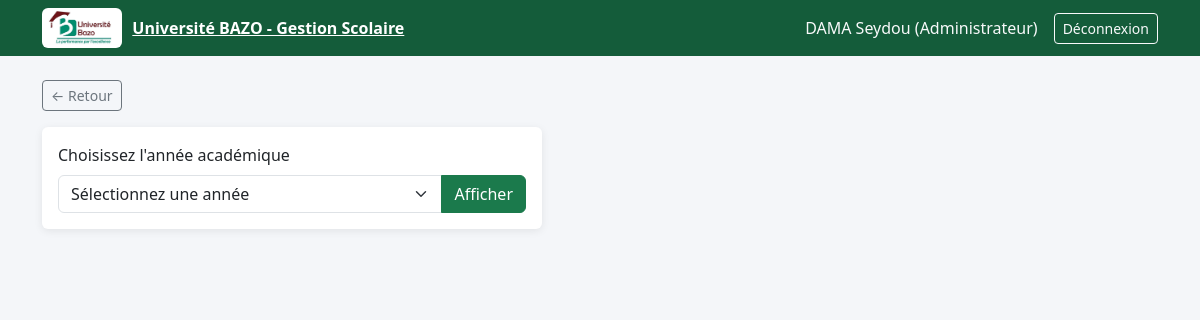
/cours/releve/2/ (signed in), run on the app's committed database.
### utilisateurs/models.py (models this page shows, shortened)
class Utilisateur(AbstractUser):
    ROLE_CHOICES = (
        ('etudiant', 'Étudiant'),
        ('enseignant', 'Enseignant'),
        ('admin', 'Administrateur'),
        ('caissier', 'Caissier'),
    )
    role = models.CharField(max_length=20, choices=ROLE_CHOICES)
    telephone = models.CharField(max_length=20, blank=True, null=True)

### cours/views.py (the view, shortened to what this page needs)
# urls.py: path('releve/<int:etudiant_id>/', views.releve_notes_view, name='releve_notes'),
@login_required
def releve_notes_view(request, etudiant_id):
    if request.user.role != 'admin':
        return redirect('redirection_dashboard')
    etudiant = get_object_or_404(Etudiant, id=etudiant_id)
    annee_ids = Note.objects.filter(etudiant=etudiant).values_list(
        'cours__semestre__annee_academique_id', flat=True
    ).distinct()
    annees_disponibles = AnneeAcademique.objects.filter(id__in=annee_ids)
    annee_id = request.GET.get('annee')
    annee_selectionnee = None
    lignes_releve = []
    moyenne_generale = None
    total_credits = 0
    inscription = Inscription.objects.filter(
        etudiant=etudiant,
        annee_academique=annee_selectionnee
    ).first() if annee_selectionnee else None
    return render(request, 'cours/releve_notes.html', {
        'etudiant': etudiant,
        'annees_disponibles': annees_disponibles,
        'annee_selectionnee': annee_selectionnee,
        'lignes_releve': lignes_releve,
        'moyenne_generale': moyenne_generale,
        'mention': calculer_mention(moyenne_generale),
        'total_credits': total_credits,
        'inscription': inscription,
    })

### cours/views.py (called while the page is built, shortened)
def calculer_mention(moyenne):
    if moyenne is None:
        return "-"

### templates/cours/releve_notes.html (shortened to what this page needs)
{% extends 'base.html' %}
{% block content %}
<div class="d-flex justify-content-between mb-3 no-print">
    <a href="{% url 'liste_etudiants_releve' %}" class="btn btn-outline-secondary btn-sm">&larr; Retour</a>
</div>
<div class="card p-3 mb-3 no-print" style="max-width: 500px;">
    <form method="get">
        <label class="form-label">Choisissez l'année académique</label>
        <div class="input-group">
            <select name="annee" class="form-select" required>
                <option value="" selected disabled>Sélectionnez une année</option>
            </select>
            <button type="submit" class="btn btn-primary">Afficher</button>
        </div>
    </form>
</div>
{% endblock %}

### templates/base.html (shortened to what this page needs)
{% load static %}
<!DOCTYPE html>
<html lang="fr">
<head>
    <link href="https://cdn.jsdelivr.net/npm/bootstrap@5.3.0/dist/css/bootstrap.min.css" rel="stylesheet">
</head>
<body>
    {% if user.is_authenticated %}
    <nav class="navbar navbar-expand-lg navbar-dark navbar-bazo">
        <div class="container">
            <a class="navbar-brand-bazo" href="{% url 'redirection_dashboard' %}">
                <img src="{% static 'images/logo_bazo.jpeg' %}" alt="Logo Université BAZO">
                <span>Université BAZO - Gestion Scolaire</span>
            </a>
            <div class="d-flex align-items-center">
                <span class="text-light me-3">
                    {{ user.first_name }} {{ user.last_name }} ({{ user.get_role_display }})
                </span>
                <a href="{% url 'logout' %}" class="btn btn-outline-light btn-sm">Déconnexion</a>
            </div>
        </div>
    </nav>
    {% endif %}
    <div class="container mt-4">
        {% block content %}
        {% endblock %}
    </div>
</body>
</html>

### templates/base.html (style rules this page uses)
:root { --bazo-green: #1B7A4C; --bazo-green-dark: #145c3a; --bazo-red: #7A1F2B; }
body { background-color: #f4f6f9; }
.navbar-bazo { background-color: var(--bazo-green-dark); }
.navbar-brand-bazo { display: flex; align-items: center; gap: 10px; font-weight: bold; color: white; }
.navbar-brand-bazo img { height: 40px; border-radius: 6px; background: white; padding: 3px; }
.card { border: none; box-shadow: 0 2px 8px rgba(0,0,0,0.08); }
.btn-primary { background-color: var(--bazo-green); border-color: var(--bazo-green); }
a { color: var(--bazo-green-dark); }

### data on the page
Utilisateur: first_name "DAMA", last_name "Seydou", role "Administrateur"
